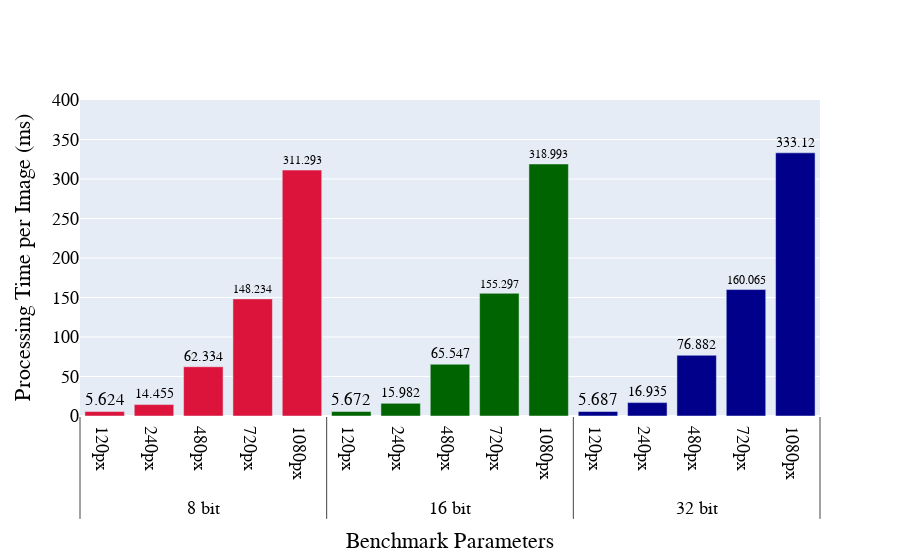

Here is the notebook cell this chart was saved with:
### Code cell
import plotly.graph_objects as go
import plotly.io as pio

data_points = 15

colors = []
for i in range(0,5): colors.append(color0)
for i in range(5,10): colors.append(color1)
for i in range(5,10): colors.append(color2)

x= [
    [
        '8 bit','8 bit','8 bit','8 bit','8 bit',
        '16 bit','16 bit','16 bit','16 bit','16 bit',
        '32 bit','32 bit','32 bit','32 bit','32 bit'
    ],
    [
        '120px', '240px', '480px','720px', '1080px',
        '120px', '240px', '480px','720px', '1080px',
        '120px', '240px', '480px','720px', '1080px'
    ]
]
y=[
    0.00562437802134789, 0.01445459459492342, 0.0623342134963423, 0.148234234234234, 0.3112926324234,
    0.0056718753814697266, 0.015982294082641603, 0.06554721196492513, 0.15529702504475912, 0.3189926465352376,
    0.005687411626180013, 0.016934744517008462, 0.07688234647115072, 0.16006538073221843, 0.33311980565389,
]

y = [np.round(element*1000,3) for element in y]

fig = go.Figure(data=[go.Bar(
    x=x, y=y,
    text=y,
#     layout_yaxis_range=[0,720],
    textposition='outside',
    marker_color=colors # marker color can be a single color value or an iterable
)])

fig.update_layout(
    xaxis_title='Benchmark Parameters',
    yaxis_title='Processing Time per Image (ms)',
    font=dict(
        family="Times New Roman",
        size=18,
        color='Black'
    )
)

fig.update_layout(yaxis_range=[0,400])

fig.write_image('Benchmark-Results.svg')
fig.show()

### Figure 1 — Plotly figure (JSON) as saved in the notebook; plotly's stock layout.template omitted (floating-point values rounded to 4 significant figures)
{"data": [{"marker": {"color": ["crimson", "crimson", "crimson", "crimson", "crimson", "darkgreen", "darkgreen", "darkgreen", "darkgreen", "darkgreen", "darkblue", "darkblue", "darkblue", "darkblue", "darkblue"]}, "text": ["5.624", "14.455", "62.334", "148.234", "311.293", "5.672", "15.982", "65.547", "155.297", "318.993", "5.687", "16.935", "76.882", "160.065", "333.12"], "textposition": "outside", "type": "bar", "x": [["8 bit", "8 bit", "8 bit", "8 bit", "8 bit", "16 bit", "16 bit", "16 bit", "16 bit", "16 bit", "32 bit", "32 bit", "32 bit", "32 bit", "32 bit"], ["120px", "240px", "480px", "720px", "1080px", "120px", "240px", "480px", "720px", "1080px", "120px", "240px", "480px", "720px", "1080px"]], "y": [5.624, 14.46, 62.33, 148.2, 311.3, 5.672, 15.98, 65.55, 155.3, 319.0, 5.687, 16.93, 76.88, 160.1, 333.1]}], "layout": {"font": {"color": "Black", "family": "Times New Roman", "size": 18}, "xaxis": {"title": {"text": "Benchmark Parameters"}}, "yaxis": {"range": [0, 400], "title": {"text": "Processing Time per Image (ms)"}}}}
